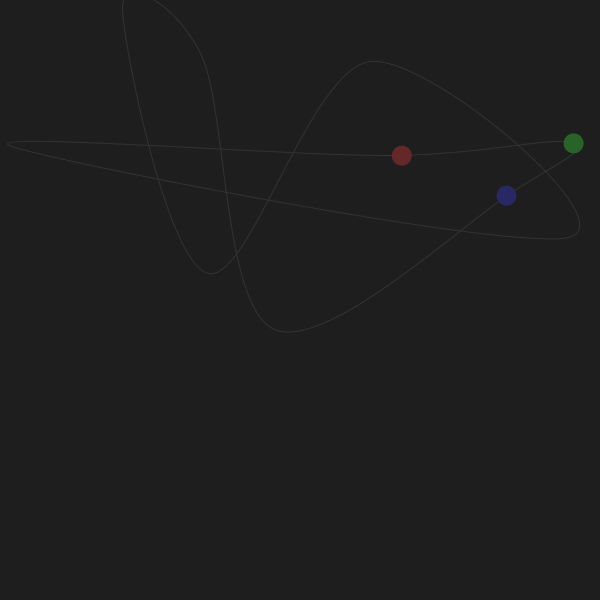
Frame 1 (no input)
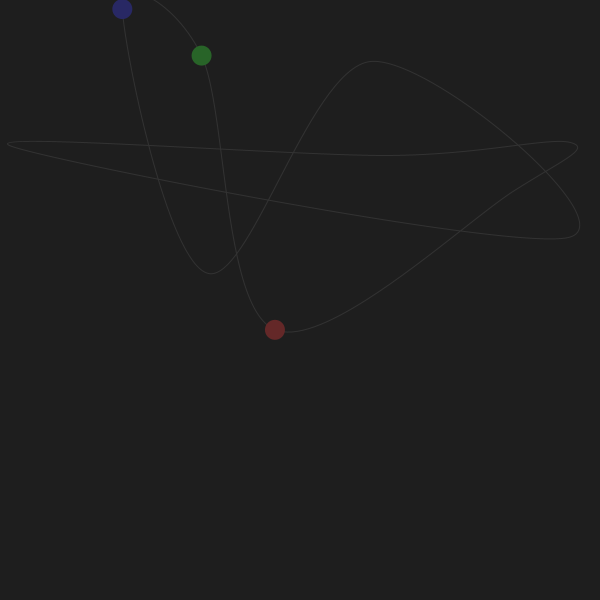
Frame 60 (the mouse pressed at the canvas centre just before this capture)
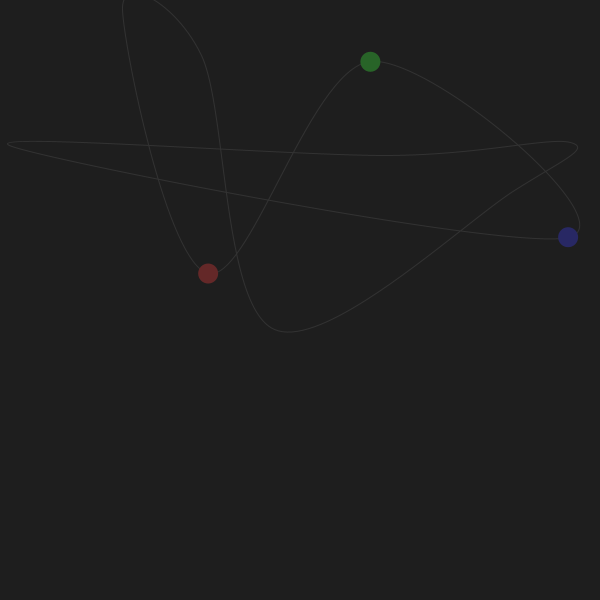
Frame 120 (the mouse held since frame 60 and released just before this capture)

The Processing sketch that drew these frames (run headless with seeded random() and noise(); from frame 60 on, the mouse is pressed at the canvas centre):

// Processing sketch: processing_82965
// ── processing_82965.pde

ArrayList<PVector> points;

int timer = 0;
 
void setup() {
  size(600, 600);
   
 
 //Punkte
  points = new ArrayList<PVector>();
  
  for (int i = 0; i < 10; i++) {         // Create ten random points //0-9
    PVector p = new PVector(random(0, width), random(0, height));
    points.add(p);
  }
 
}
 
 
void draw() {
  
  timer++;
  
  //endless loop
  if(timer >= 200) {
    timer = 0;
    }
  
  background(30);
 
  noFill();
  stroke(50,50,50);
 
 
//Punkte verbinden
  
  beginShape();
  
  for (int i = 0; i < points.size(); i++) { //0-9
    PVector p = points.get(i);
    curveVertex(p.x, p.y);
  }
  
  for (int i = 0; i < 3; i++) { //close
    PVector p = points.get(i);
    curveVertex(p.x, p.y);
  }
 
  endShape();   
  
  //dist() for speed?
  
  
  
  float progress = map(timer, 0, 200, 0, points.size());

 
  for( int i=0; i < 3 ; i++) {
    
    float progress_more = progress + i;
    
    //colors
    switch(i)
      {
      case 0: 
      fill(100,40,40); 
      break;
      
      case 1:         
      fill(40,100,40);
      break;  


      case 2:         
      fill(40,40,100);
      break;  
      
      default:
      fill(255);
      break;
      }

    
    if (progress_more >= points.size()) {
      progress_more = progress_more - points.size();
    }
      
    calcBall(progress_more);
  }
  
}


void calcBall(float progress) {
  
  int index = floor(progress);     // On which segment are we in the path?
   
  int lastP = index-1;
  int nextP = index+1; 
  
  if(lastP < 0) lastP = points.size()-1;
  if (nextP > points.size()-1) nextP = nextP-index - 1;
  
  int nextnextP = nextP+1;
    
  if (nextnextP > points.size() -1 ){
    nextnextP = nextnextP - points.size();
  }
   
  //get points
  PVector firstP = points.get(lastP);    
  PVector secondP = points.get(index);
  PVector thirdP = points.get(nextP);
  PVector fourthP = points.get(nextnextP);
   
  //calculate points on curve
  float px = curvePoint(firstP.x, secondP.x, thirdP.x, fourthP.x, progress - index);  
  float py = curvePoint(firstP.y, secondP.y, thirdP.y, fourthP.y, progress - index);

  //draw ball   
  noStroke();
  ellipse(px, py, 20, 20);     // Draw the point we were looking for

}



void keyReleased() {
  
 //Press "r" to reset
 if (key == 'r' || key == 'R') {
      points.clear(); 
    for (int i = 0; i < 10; i++) {         // Create ten random points //0-9
      PVector p = new PVector(random(0, width), random(0, height));
      points.add(p);
    }
    }
}
